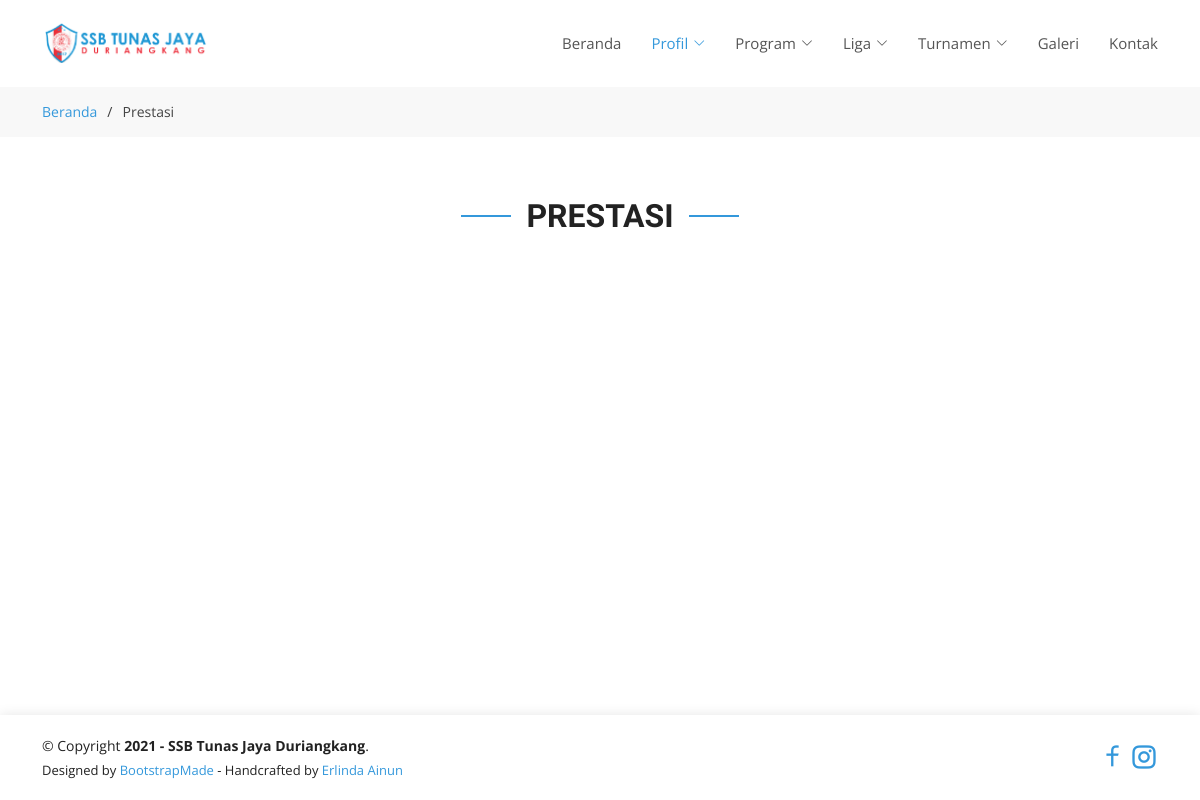
The page /achievement.php on the database as committed earlier.
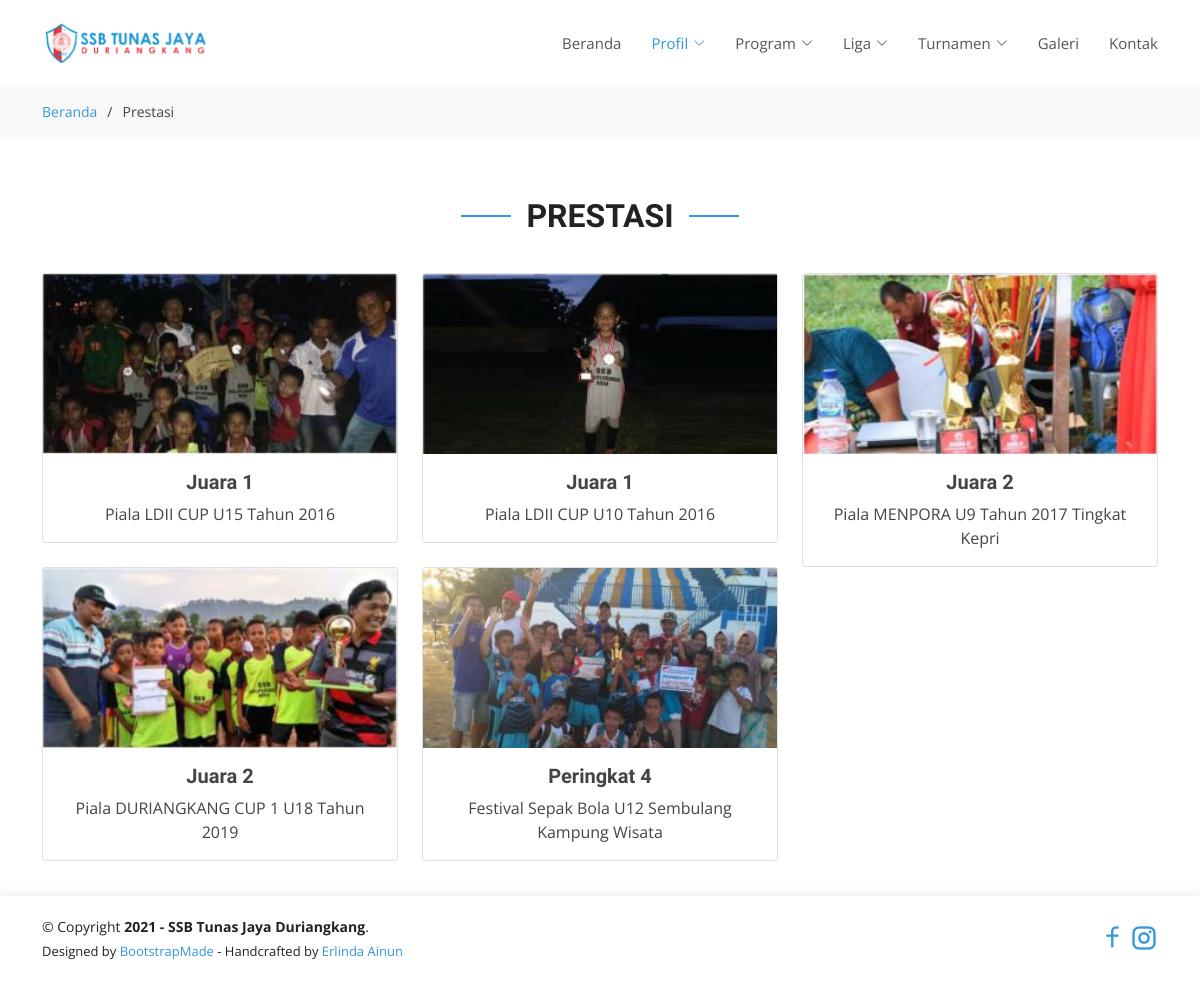
The same page on the database as committed later.
### tables this page shows
CREATE TABLE `achievements` (
  `id` int(11) NOT NULL,
  `name` varchar(45) DEFAULT NULL,
  `description` varchar(255) DEFAULT NULL,
  `image_path` text DEFAULT NULL,
  `created_at` timestamp NULL DEFAULT NULL,
  `updated_at` timestamp NULL DEFAULT NULL
);

### achievement.php (the view, shortened to what this page needs)
<!DOCTYPE html>
<html lang="en">
<head>
    <?php include 'connection.php'; ?>
    <link href="assets/vendor/aos/aos.css" rel="stylesheet">
    <link href="assets/vendor/bootstrap/css/bootstrap.min.css" rel="stylesheet">
    <link href="assets/vendor/bootstrap-icons/bootstrap-icons.css" rel="stylesheet">
    <link href="assets/vendor/boxicons/css/boxicons.min.css" rel="stylesheet">
    <link href="assets/vendor/glightbox/css/glightbox.min.css" rel="stylesheet">
    <link href="assets/vendor/remixicon/remixicon.css" rel="stylesheet">
    <link href="assets/vendor/swiper/swiper-bundle.min.css" rel="stylesheet">
    <link href="assets/css/style.css" rel="stylesheet">
</head>
<body>
    <?php include 'header.php'; ?>
    <main id="main">
        <section id="breadcrumbs" class="breadcrumbs">
            <div class="container">
                <div class="d-flex justify-content-between align-items-center">
                    <ol>
                        <li><a href="/">Beranda</a></li>
                        <li>Prestasi</li>
                    </ol>
                </div>
            </div>
        </section>
        <section id="contact" class="contact">
            <div class="container">
                <div class="section-title" data-aos="fade-up">
                    <h2>Prestasi</h2>
                </div>
                <div class="row" data-aos="fade-up">
                    <?php
                    $sql = 'SELECT * FROM `achievements`';
                    $result = $conn->query($sql);
                    while ($row = $result->fetch_assoc()) {
                        $image_path = str_replace('..', '', $row['image_path']);
                        $src = 'http://' . $_SERVER['HTTP_HOST'] . $image_path;
                    ?>
                        <div class="col-lg-4 col-md-6">
                            <div class="card">
                                <img src="<?php echo $src ?>" class="" alt="...">
                                <div class="card-body manager">
                                    <h5 class="card-title"><strong><?php echo $row['name'] ?></strong></h5>
                                    <p class="card-text"><?php echo $row['description'] ?></p>
                                </div>
                            </div>
                        </div>
                    <?php } ?>
                </div>
            </div>
        </section>
    </main>
    <?php include 'footer.php'; ?>
</body>
</html>

### header.php (shortened to what this page needs)
<header id="header" class="fixed-top d-flex align-items-center">
    <div class="container d-flex align-items-center justify-content-between">
        <div class="logo">
            <h1><a href="/"><img src="assets/img/logo.png" alt="logo"></a></h1>
        </div>
        <nav id="navbar" class="navbar">
            <ul>
                <li><a class="nav-link scrollto <?php if ($_SERVER['SCRIPT_NAME'] == "/index.php") echo "active" ?>" href="/">Beranda</a></li>
                <li class="dropdown">
                    <a class="<?php if (
                                    $_SERVER['SCRIPT_NAME'] == "/vission-mission.php"
                                    || $_SERVER['SCRIPT_NAME'] == "/history.php"
                                    || $_SERVER['SCRIPT_NAME'] == "/manager.php"
                                    || $_SERVER['SCRIPT_NAME'] == "/achievement.php"
                                ) echo "active" ?>" href="#"><span>Profil</span> <i class="bi bi-chevron-down"></i></a>
                </li>
                <li class="dropdown">
                    <a class="<?php if (
                                    $_SERVER['SCRIPT_NAME'] == "/class.php"
                                    || $_SERVER['SCRIPT_NAME'] == "/registration-member.php"
                                ) echo "active" ?>" href="#"><span>Program</span> <i class="bi bi-chevron-down"></i>
                    </a>
                </li>
                <li class="dropdown">
                    <a class="<?php if (
                                    ($_SERVER['SCRIPT_NAME'] == "/registration-team.php" && $_GET['tipe'] == 'liga')
                                    || $_SERVER['SCRIPT_NAME'] == "/schedule.php"
                                    || $_SERVER['SCRIPT_NAME'] == "/standing.php"
                                ) echo "active" ?>" href="#"><span>Liga</span> <i class="bi bi-chevron-down"></i>
                    </a>
                </li>
                <li class="dropdown">
                    <a class="<?php if (
                                    ($_SERVER['SCRIPT_NAME'] == "/registration-team.php" && $_GET['tipe'] == 'turnamen')
                                    || $_SERVER['SCRIPT_NAME'] == "/match-scheme.php"
                                ) echo "active" ?>" href="#"><span>Turnamen</span> <i class="bi bi-chevron-down"></i>
                    </a>
                </li>
                <li><a class="nav-link scrollto <?php if ($_SERVER['SCRIPT_NAME'] == "/gallery.php") echo "active" ?>" href="gallery.php">Galeri</a></li>
                <li><a class="nav-link scrollto <?php if ($_SERVER['SCRIPT_NAME'] == "/contact.php") echo "active" ?>" href="contact.php">Kontak</a></li>
            </ul>
        </nav>
    </div>
</header>

### footer.php
<footer id="footer">
    <div class="container">
        <div class="row d-flex align-items-center">
            <div class="col-lg-6 text-lg-left">
                <div class="copyright">
                    &copy; Copyright <strong>2021 - SSB Tunas Jaya Duriangkang</strong>.
                </div>
                <div class="credits">
                    Designed by <a href="https://bootstrapmade.com/">BootstrapMade</a> - Handcrafted by <a href="http://instagram.com/erlindaainun" target="_blank" rel="noopener noreferrer"> Erlinda Ainun</a>
                </div>
            </div>
            <div class="col-lg-6 text-right">
                <div class="social-media">
                    <a href="#"><i class="ri-facebook-line ri-2x"></i></a>
                    <a href="#"><i class="ri-instagram-line ri-2x"></i></a>
                </div>
            </div>
        </div>
    </div>
</footer>

### assets/css/style.css (style rules this page uses)
body { font-family: "Open Sans", sans-serif; color: #444444; }
a { color: #3498db; text-decoration: none; }
h1, h2, h3, h4, h5, h6 { font-family: "Raleway", sans-serif; }
#header { z-index: 997; transition: all 0.5s; padding: 22px 0; background: #fff; }
#header .logo h1 { font-size: 30px; margin: 0; padding: 0; line-height: 1; font-weight: 700; letter-spacing: 1px; }
#header .logo h1 a, #header .logo h1 a:hover { color: #222222; text-decoration: none; }
#header .logo img { padding: 0; margin: 0; max-height: 40px; }
.navbar { padding: 0; }
.navbar ul { margin: 0; padding: 0; display: flex; list-style: none; align-items: center; }
.navbar li { position: relative; }
.navbar a { display: flex; align-items: center; justify-content: space-between; padding: 10px 0 10px 30px; font-size: 15px; font-weight: 400; color: #555555; white-space: nowrap; transition: 0.3s; }
.navbar a i { font-size: 12px; line-height: 0; margin-left: 5px; }
.navbar a:hover, .navbar .active, .navbar li:hover>a { color: #3498db; }
main { margin-bottom: 60px; }
section { padding: 60px 0; overflow: hidden; }
.section-title { text-align: center; padding-bottom: 30px; }
.section-title h2 { font-size: 32px; font-weight: bold; text-transform: uppercase; position: relative; color: #222222; }
.section-title h2::before, .section-title h2::after { content: ''; width: 50px; height: 2px; background: #3498db; display: inline-block; }
.section-title h2::before { margin: 0 15px 10px 0; }
.section-title h2::after { margin: 0 0 10px 15px; }
.breadcrumbs { padding: 15px 0; background: #f8f8f8; min-height: 40px; margin-top: 86px; }
.breadcrumbs ol { display: flex; flex-wrap: wrap; list-style: none; padding: 0; margin: 0; font-size: 14px; }
.breadcrumbs ol li+li { padding-left: 10px; }
.breadcrumbs ol li+li::before { display: inline-block; padding-right: 10px; color: #3c3c3c; content: "/"; }
#footer { background: #fff; box-shadow: 0px 0px 12px 0px rgba(0, 0, 0, 0.1); padding: 20px 0; color: #222222; font-size: 14px; position: fixed; width: 100%; bottom: 0; z-index: 999; }
#footer .credits { font-size: 13px; padding-top: 5px; color: #222222; }
#footer .social-media { text-align: right; }
.manager { text-align: center; }

Rows that differ between the two databases and show on the page:
added achievements: image_path (picture), name "Juara 1", description "Piala LDII CUP U15 Tahun 2016"
added achievements: image_path (picture), name "Juara 1", description "Piala LDII CUP U10 Tahun 2016"
added achievements: image_path (picture), name "Juara 2", description "Piala MENPORA U9 Tahun 2017 Tingkat Kepri"
added achievements: image_path (picture), name "Juara 2", description "Piala DURIANGKANG CUP 1 U18 Tahun 2019"
added achievements: image_path (picture), name "Peringkat 4", description "Festival Sepak Bola U12 Sembulang Kampung Wisata"
